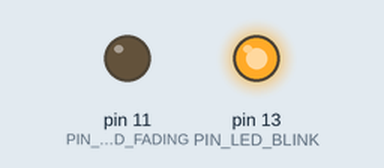
This sketch was run on a simulated Arduino Uno, built with avr-gcc and run on an emulated ATmega328P. Parts: output pins drawn as LEDs (lit = HIGH).

Above: at 0.05 s.
At 2.65 s:
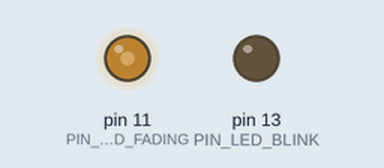
At 3.85 s:
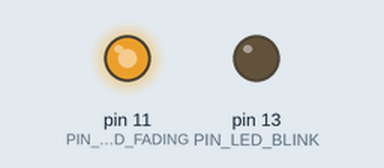
At 5.1 s:
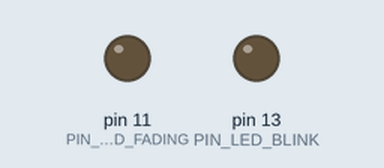
Timing chart, 0 to 6.7 s (numbered marks = the images above):
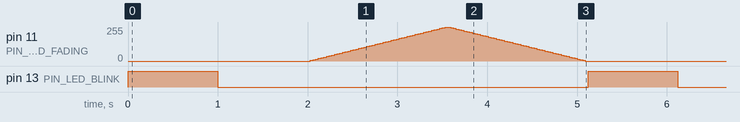

The sketch:

p063-blink_fading.ino
```cpp
#define PIN_LED_BLINK  13
#define PIN_LED_FADING 11

int brightness = 0;    // how bright the LED is

void setup()
{
  pinMode(PIN_LED_BLINK, OUTPUT);
  pinMode(PIN_LED_FADING, OUTPUT);
}

void loop()
{
  digitalWrite(PIN_LED_BLINK, HIGH);
  delay(1000); // Wait for 1000 millisecond(s)
  digitalWrite(PIN_LED_BLINK, LOW);
  delay(1000); // Wait for 1000 millisecond(s)

  for (brightness = 0; brightness <= 255; brightness += 5) {
    analogWrite(PIN_LED_FADING, brightness);
    delay(30); // Wait for 30 millisecond(s)
  }
  for (brightness = 255; brightness >= 0; brightness -= 5) {
    analogWrite(PIN_LED_FADING, brightness);
    delay(30); // Wait for 30 millisecond(s)
  }

}
```

Measured:
- by itself, pin 13 (PIN_LED_BLINK): alternates HIGH for 1.0 s and LOW for 4.1 s
